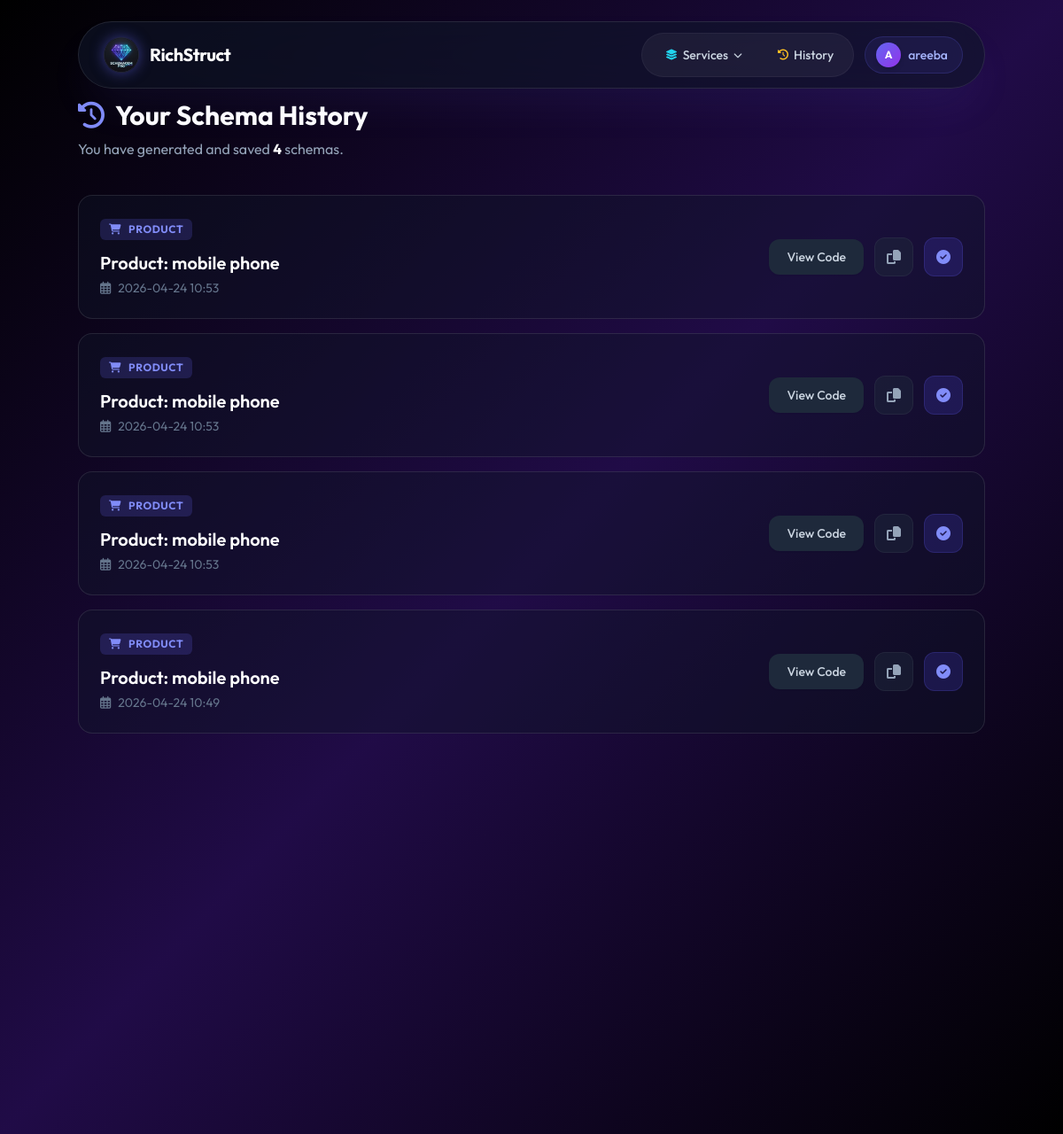
The app's page /history (signed in) with its own data.
### models.py (models this page shows, shortened)
class User(db.Model, UserMixin):
    id = db.Column(db.Integer, primary_key=True)
    username = db.Column(db.String(80), unique=True, nullable=False)
    email = db.Column(db.String(120), unique=True, nullable=False)
    password_hash = db.Column(db.String(256), nullable=False)
    created_at = db.Column(db.DateTime, default=datetime.utcnow)
    schemas = db.relationship('Schema', backref='owner', lazy=True)
    logs = db.relationship('ActivityLog', backref='user', lazy=True)

class Schema(db.Model):
    id = db.Column(db.Integer, primary_key=True)
    schema_type = db.Column(db.String(50), nullable=False)
    schema_name = db.Column(db.String(200), nullable=False) # e.g. "Product: iPhone 15"
    json_content = db.Column(db.Text, nullable=False)
    created_at = db.Column(db.DateTime, default=datetime.utcnow)
    user_id = db.Column(db.Integer, db.ForeignKey('user.id'), nullable=False)

### app.py (the view)
@app.route('/history')
@login_required
def history():
    user_schemas = Schema.query.filter_by(user_id=current_user.id).order_by(Schema.created_at.desc()).all()
    return render_template('history.html', schemas=user_schemas)

### app.py (called while the page is built)
@login_manager.user_loader
def load_user(user_id):
    return db.session.get(User, int(user_id))

### templates/history.html (shortened to what this page needs)
{% extends 'base.html' %}
{% block content %}
<div class="animate-fade-in-up max-w-5xl mx-auto">
    <div class="mb-10">
        <h1 class="text-3xl font-bold text-white flex items-center gap-3">
            <i class="fas fa-history text-indigo-400"></i> Your Schema History
        </h1>
        <p class="text-slate-400 mt-2">You have generated and saved <strong class="text-white">{{ schemas|length }}</strong> schemas.</p>
    </div>
    {% if schemas %}
    <div class="space-y-4">
        {% for schema in schemas %}
        <div class="bg-slate-900/40 backdrop-blur-xl border border-white/10 rounded-2xl p-6 flex flex-col md:flex-row md:items-center justify-between gap-4 hover:border-indigo-500/50 transition-all hover:bg-slate-900/60 group">
            <div class="flex-grow">
                <div class="inline-flex items-center gap-2 px-2.5 py-1 rounded-md text-xs font-bold mb-3 uppercase tracking-wider
                    {% if schema.schema_type == 'product' %}bg-indigo-500/20 text-indigo-400
                    {% elif schema.schema_type == 'faq' %}bg-emerald-500/20 text-emerald-400
                    {% else %}bg-amber-500/20 text-amber-400{% endif %}">
                    <i class="fas {% if schema.schema_type == 'product' %}fa-shopping-cart{% elif schema.schema_type == 'faq' %}fa-question-circle{% else %}fa-graduation-cap{% endif %}"></i>
                    {{ schema.schema_type }}
                </div>
                <h3 class="text-xl font-semibold text-white mb-1 group-hover:text-indigo-300 transition-colors">{{ schema.schema_name }}</h3>
                <span class="text-sm text-slate-500 flex items-center gap-2">
                    <i class="far fa-calendar-alt"></i> {{ schema.created_at.strftime('%Y-%m-%d %H:%M') }}
                </span>
            </div>
            <div class="flex items-center gap-3 shrink-0">
                <button class="view-code bg-slate-800 hover:bg-slate-700 text-slate-300 hover:text-white px-5 py-2.5 rounded-xl text-sm font-medium transition-colors shadow-sm" data-content="{{ schema.json_content }}">
                    View Code
                </button>
                <button class="btn-copy-history w-11 h-11 flex items-center justify-center bg-slate-800/50 border border-white/5 hover:border-white/20 hover:bg-slate-800 text-slate-400 hover:text-white rounded-xl transition-all" data-content="{{ schema.json_content }}" title="Copy Code">
                    <i class="fas fa-copy"></i>
                </button>
                <form action="{{ url_for('validate') }}" method="POST" class="inline">
                    <button type="submit" class="w-11 h-11 flex items-center justify-center bg-indigo-600/20 border border-indigo-500/20 hover:bg-indigo-600 hover:border-indigo-500 text-indigo-400 hover:text-white rounded-xl transition-all" title="Validate Schema">
                        <i class="fas fa-check-circle"></i>
                    </button>
                </form>
            </div>
        </div>
        {% endfor %}
    </div>
    {% endif %}
</div>
{% endblock %}

### templates/base.html (shortened to what this page needs)
<!DOCTYPE html>
<html lang="en">
<head>
  <link rel="stylesheet" href="https://cdnjs.cloudflare.com/ajax/libs/font-awesome/6.4.0/css/all.min.css">
  <script src="https://cdn.tailwindcss.com"></script>
</head>
<body class="text-slate-200 font-sans overflow-x-hidden antialiased bg-black selection:bg-indigo-500/30">
  <div class="fixed inset-0 -z-10 overflow-hidden bg-black">
    <video autoplay muted loop playsinline class="w-full h-full object-cover mix-blend-luminosity opacity-60">
      <source src="https://media.istockphoto.com/id/1310134440/video/digital-transformation-concept-system-engineering-binary-code-programming.mp4?s=mp4-640x640-is&k=20&c=yL2j8oN-N-Zl_A1wH0O7sY8Q_o_v0xKk0xX_K8f7s2g=" type="video/mp4">
    </video>
    <div class="absolute inset-0 bg-gradient-to-br from-black/95 via-violet-950/70 to-black/95"></div>
  </div>
  <nav class="fixed w-[92%] max-w-5xl z-50 top-6 left-1/2 -translate-x-1/2 transition-all duration-300 bg-slate-900/60 backdrop-blur-2xl border border-white/10 rounded-full py-3 px-6 shadow-2xl shadow-indigo-500/10">
    <div class="flex items-center justify-between">
      <a href="{{ url_for('index') }}" class="flex items-center gap-3 group cursor-pointer pl-1">
        <img src="{{ url_for('static', filename='img/logo.png') }}" alt="RichStruct Logo" class="w-10 h-10 rounded-full shadow-[0_0_15px_rgba(99,102,241,0.5)] group-hover:shadow-[0_0_25px_rgba(99,102,241,0.8)] transition-all duration-300 border border-white/10">
        <h1 class="text-xl font-bold text-white tracking-tight">RichStruct</h1>
      </a>
      <div class="flex items-center gap-2">
        {% if current_user.is_authenticated %}
          <div class="hidden sm:flex items-center gap-1 bg-white/5 rounded-full p-1.5 border border-white/5">
            <div class="nav-dropdown" id="servicesDropdown">
              <button onclick="toggleDropdown()" class="flex items-center gap-1.5 px-5 py-2 rounded-full text-sm font-medium text-slate-300 hover:text-white hover:bg-white/10 transition-all select-none">
                <i class="fas fa-layer-group text-cyan-400 text-xs"></i> Services
                <i class="fas fa-chevron-down text-[10px] transition-transform duration-200" id="servicesChevron"></i>
              </button>
            </div>
            <a href="{{ url_for('history') }}" class="flex items-center gap-1.5 px-4 py-2 rounded-full text-sm font-medium text-slate-300 hover:text-white hover:bg-white/10 transition-all">
              <i class="fas fa-history text-amber-400 text-xs"></i> History
            </a>
          </div>
          <a href="{{ url_for('dashboard') }}" class="hidden sm:flex items-center gap-2 ml-1 pl-3 pr-4 py-1.5 rounded-full bg-indigo-500/10 border border-indigo-500/20 hover:bg-indigo-500/20 hover:border-indigo-500/40 transition-all duration-200 group">
            <div class="w-7 h-7 rounded-full bg-gradient-to-br from-indigo-500 to-purple-600 flex items-center justify-center text-white text-xs font-bold shadow-md">
              {{ current_user.username[0].upper() }}
            </div>
            <span class="text-sm font-medium text-indigo-300 group-hover:text-indigo-200 transition-colors">{{ current_user.username }}</span>
          </a>
        {% endif %}
      </div>
    </div>
  </nav>
  <main class="min-h-screen pt-28 pb-20 relative z-10 px-6">
    <div class="max-w-7xl mx-auto">
      {% block content %}{% endblock %}
    </div>
  </main>
</body>
</html>

### templates/base.html (style rules this page uses)
.nav-dropdown { position: relative; }

### records on screen
User: username "A", username "areeba"
Schema: schema_type "PRODUCT", schema_name "Product: mobile phone", created_at "2026-04-24 10:53"
Schema: schema_type "PRODUCT", schema_name "Product: mobile phone", created_at "2026-04-24 10:53"
Schema: schema_type "PRODUCT", schema_name "Product: mobile phone", created_at "2026-04-24 10:53"
Schema: schema_type "PRODUCT", schema_name "Product: mobile phone", created_at "2026-04-24 10:49"

### other values on screen
{{ schemas|length }} "4"
